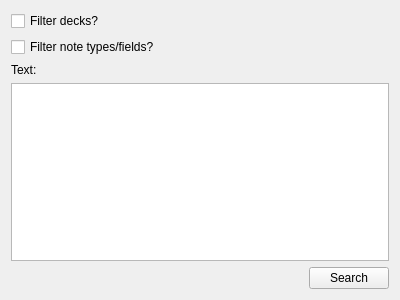
<?xml version="1.0" encoding="UTF-8"?>
<ui version="4.0">
 <class>Form</class>
 <widget class="QWidget" name="Form">
  <property name="geometry">
   <rect>
    <x>0</x>
    <y>0</y>
    <width>400</width>
    <height>300</height>
   </rect>
  </property>
  <property name="windowTitle">
   <string>Form</string>
  </property>
  <layout class="QVBoxLayout" name="verticalLayout">
   <item>
    <layout class="QHBoxLayout" name="filter_decks_hbox">
     <item>
      <widget class="QCheckBox" name="filter_decks_checkbox">
       <property name="text">
        <string>Filter decks?</string>
       </property>
      </widget>
     </item>
     <item>
      <spacer name="horizontalSpacer_4">
       <property name="orientation">
        <enum>Qt::Horizontal</enum>
       </property>
       <property name="sizeHint" stdset="0">
        <size>
         <width>40</width>
         <height>20</height>
        </size>
       </property>
      </spacer>
     </item>
    </layout>
   </item>
   <item>
    <layout class="QHBoxLayout" name="filter_model_fields_hbox">
     <item>
      <widget class="QCheckBox" name="filter_model_fields_checkbox">
       <property name="text">
        <string>Filter note types/fields?</string>
       </property>
      </widget>
     </item>
     <item>
      <spacer name="horizontalSpacer_5">
       <property name="orientation">
        <enum>Qt::Horizontal</enum>
       </property>
       <property name="sizeHint" stdset="0">
        <size>
         <width>40</width>
         <height>20</height>
        </size>
       </property>
      </spacer>
     </item>
    </layout>
   </item>
   <item>
    <widget class="QLabel" name="label">
     <property name="text">
      <string>Text:</string>
     </property>
    </widget>
   </item>
   <item>
    <widget class="QTextEdit" name="text_area">
     <property name="undoRedoEnabled">
      <bool>true</bool>
     </property>
     <property name="acceptRichText">
      <bool>false</bool>
     </property>
    </widget>
   </item>
   <item>
    <layout class="QHBoxLayout" name="horizontalLayout_2">
     <item>
      <spacer name="horizontalSpacer_6">
       <property name="orientation">
        <enum>Qt::Horizontal</enum>
       </property>
       <property name="sizeHint" stdset="0">
        <size>
         <width>40</width>
         <height>20</height>
        </size>
       </property>
      </spacer>
     </item>
     <item>
      <widget class="QPushButton" name="search_button">
       <property name="text">
        <string>Search</string>
       </property>
      </widget>
     </item>
    </layout>
   </item>
  </layout>
 </widget>
 <resources/>
 <connections/>
</ui>
